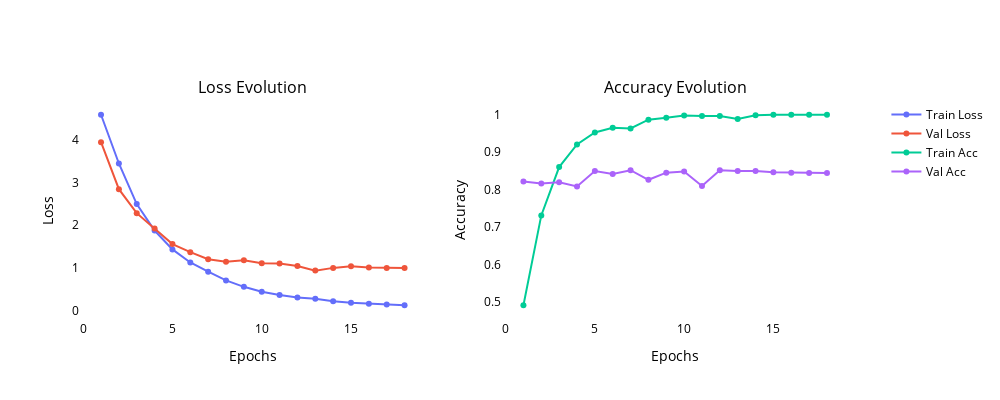

Here is the notebook cell this chart was saved with:
### Code cell
# Plot the training history
plot_training_history(history)

### Figure 1 — Plotly figure (JSON) as saved in the notebook; plotly's stock layout.template omitted (floating-point values rounded to 4 significant figures)
{"data": [{"mode": "lines+markers", "name": "Train Loss", "type": "scatter", "x": [1, 2, 3, 4, 5, 6, 7, 8, 9, 10, 11, 12, 13, 14, 15, 16, 17, 18], "xaxis": "x", "y": [4.576, 3.439, 2.492, 1.876, 1.434, 1.131, 0.9141, 0.7122, 0.5621, 0.4494, 0.3726, 0.3129, 0.2836, 0.2263, 0.1928, 0.1683, 0.1487, 0.1321], "yaxis": "y"}, {"mode": "lines+markers", "name": "Val Loss", "type": "scatter", "x": [1, 2, 3, 4, 5, 6, 7, 8, 9, 10, 11, 12, 13, 14, 15, 16, 17, 18], "xaxis": "x", "y": [3.936, 2.839, 2.281, 1.922, 1.56, 1.37, 1.207, 1.144, 1.184, 1.112, 1.108, 1.047, 0.9398, 1.004, 1.042, 1.011, 0.9996, 1.001], "yaxis": "y"}, {"mode": "lines+markers", "name": "Train Acc", "type": "scatter", "x": [1, 2, 3, 4, 5, 6, 7, 8, 9, 10, 11, 12, 13, 14, 15, 16, 17, 18], "xaxis": "x2", "y": [0.4911, 0.7306, 0.8594, 0.9197, 0.9517, 0.9644, 0.9625, 0.9858, 0.9911, 0.9967, 0.9953, 0.9956, 0.9875, 0.9975, 0.9986, 0.9989, 0.9989, 0.9989], "yaxis": "y2"}, {"mode": "lines+markers", "name": "Val Acc", "type": "scatter", "x": [1, 2, 3, 4, 5, 6, 7, 8, 9, 10, 11, 12, 13, 14, 15, 16, 17, 18], "xaxis": "x2", "y": [0.8211, 0.8156, 0.8189, 0.8078, 0.8489, 0.8411, 0.8511, 0.8256, 0.8444, 0.8478, 0.8089, 0.8511, 0.8489, 0.8489, 0.8456, 0.8444, 0.8433, 0.8433], "yaxis": "y2"}], "layout": {"annotations": [{"font": {"size": 16}, "showarrow": false, "text": "Loss Evolution", "x": 0.225, "xanchor": "center", "xref": "paper", "y": 1, "yanchor": "bottom", "yref": "paper"}, {"font": {"size": 16}, "showarrow": false, "text": "Accuracy Evolution", "x": 0.775, "xanchor": "center", "xref": "paper", "y": 1, "yanchor": "bottom", "yref": "paper"}], "font": {"color": "black"}, "height": 400, "hovermode": "x unified", "legend": {"orientation": "v", "x": 1.05, "y": 1}, "paper_bgcolor": "rgba(0,0,0,0)", "plot_bgcolor": "rgba(0,0,0,0)", "showlegend": true, "width": 1000, "xaxis": {"anchor": "y", "domain": [0, 0.45], "tickfont": {"color": "black"}, "title": {"font": {"color": "black"}, "text": "Epochs"}}, "xaxis2": {"anchor": "y2", "domain": [0.55, 1], "tickfont": {"color": "black"}, "title": {"font": {"color": "black"}, "text": "Epochs"}}, "yaxis": {"anchor": "x", "domain": [0, 1], "tickfont": {"color": "black"}, "title": {"font": {"color": "black"}, "text": "Loss"}}, "yaxis2": {"anchor": "x2", "domain": [0, 1], "tickfont": {"color": "black"}, "title": {"font": {"color": "black"}, "text": "Accuracy"}}}}
